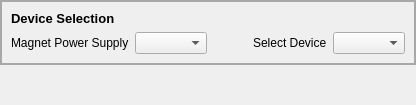
      <widget class="QWidget" name="tab_5">
       <property name="styleSheet">
        <string notr="true">#tab_5{
background: black;
}</string>
       </property>
       <attribute name="title">
        <string>System</string>
       </attribute>
       <layout class="QVBoxLayout" name="verticalLayout_6" stretch="2,9">
        <property name="margin">
         <number>0</number>
        </property>
        <item>
         <widget class="QFrame" name="frame_8">
          <property name="styleSheet">
           <string notr="true">#frame_8{
border: 2px solid rgb(168,168,168)
}</string>
          </property>
          <property name="frameShape">
           <enum>QFrame::StyledPanel</enum>
          </property>
          <property name="frameShadow">
           <enum>QFrame::Raised</enum>
          </property>
          <layout class="QGridLayout" name="gridLayout_8" rowstretch="1,1" columnstretch="1,1,1,1,1">
           <item row="0" column="0">
            <widget class="QLabel" name="label_75">
             <property name="sizePolicy">
              <sizepolicy hsizetype="Preferred" vsizetype="Fixed">
               <horstretch>0</horstretch>
               <verstretch>0</verstretch>
              </sizepolicy>
             </property>
             <property name="font">
              <font>
               <pointsize>10</pointsize>
               <weight>75</weight>
               <bold>true</bold>
              </font>
             </property>
             <property name="text">
              <string>Device Selection</string>
             </property>
            </widget>
           </item>
           <item row="1" column="0">
            <widget class="QLabel" name="label_78">
             <property name="text">
              <string>Magnet Power Supply</string>
             </property>
            </widget>
           </item>
           <item row="1" column="2">
            <spacer name="horizontalSpacer_10">
             <property name="orientation">
              <enum>Qt::Horizontal</enum>
             </property>
             <property name="sizeType">
              <enum>QSizePolicy::Preferred</enum>
             </property>
             <property name="sizeHint" stdset="0">
              <size>
               <width>40</width>
               <height>20</height>
              </size>
             </property>
            </spacer>
           </item>
           <item row="1" column="3">
            <widget class="QLabel" name="label_79">
             <property name="text">
              <string>Select Device</string>
             </property>
            </widget>
           </item>
           <item row="1" column="4">
            <widget class="QComboBox" name="comboBox_MagnetSupplyDevice"/>
           </item>
           <item row="1" column="1">
            <widget class="QComboBox" name="comboBox_MagnetPowerSupply"/>
           </item>
          </layout>
         </widget>
        </item>
        <item>
         <spacer name="verticalSpacer">
          <property name="orientation">
           <enum>Qt::Vertical</enum>
          </property>
          <property name="sizeHint" stdset="0">
           <size>
            <width>20</width>
            <height>40</height>
           </size>
          </property>
         </spacer>
        </item>
       </layout>
      </widget>
